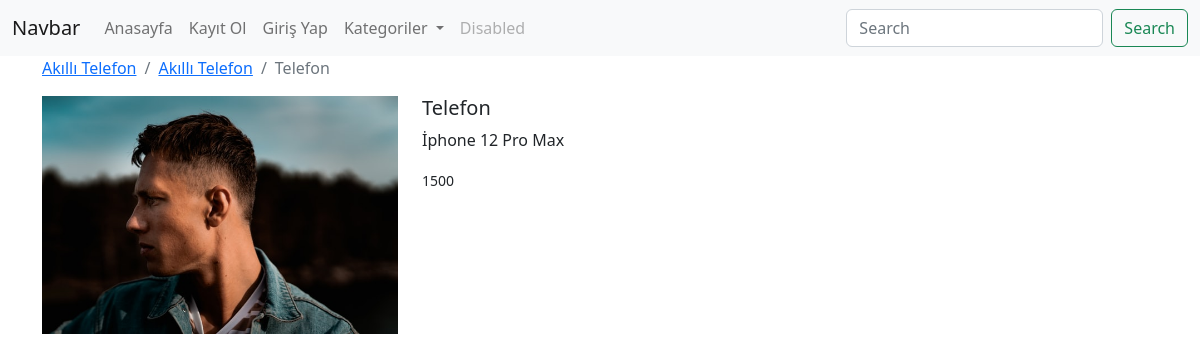
Screenshot of /urun/1 with the database file from the repository.
### urunler/models.py (models this page shows, shortened)
class Urun(models.Model):
    kategori = models.ForeignKey(Kategori, on_delete=models.CASCADE, null=True) # CASCADE = kategori silindiğinde ona bağlı olan ürünleri de siler. SET_NULL = .. boşa çıkarır
    sub_category = models.ManyToManyField(AltKategori)
    tek = models.OneToOneField(TekKategori, on_delete=models.CASCADE, null=True, blank=True)
    isim = models.CharField(max_length=50)
    aciklama = RichTextField(max_length=500, null=True)
    fiyat = models.IntegerField()
    resim = models.FileField(upload_to = 'urunler/', null=True, blank=True)

class Kategori(models.Model):
    isim = models.CharField(max_length=100)
    def __str__(self):
        return self.isim

class TekKategori(models.Model):
    isim = models.CharField(max_length=100)
    def __str__(self):
        return self.isim

### urunler/views.py (the view)
# urls.py: path('urun/<int:urunId>', detail, name="urun"),
def detail(request, urunId):
    urun = Urun.objects.get(id = urunId)
    context = {
        'urun':urun
    }
    return render(request, 'urun.html', context)

### urunler/templates/urun.html
{% extends "index.html" %}
{% load static %}
{% block content %}
      <div class="container">
        <nav aria-label="breadcrumb">
            <ol class="breadcrumb">
              <li class="breadcrumb-item"><a href="{% url 'index' %}?search={{urun.kategori}}">{{urun.kategori}}</a></li>
              <li class="breadcrumb-item"><a href="#">{{urun.tek}}</a></li>
              <li class="breadcrumb-item active" aria-current="page">{{urun.isim}}</li>
            </ol>
          </nav>
        <div class="row">
                <div class="col-4">
                    {% if urun.resim %}
                          <img src="{{urun.resim.url}}" class="card-img-top" alt="...">
                      {% else %}
                          <img src="{% static 'resim.jpg' %}" class="card-img-top" alt="...">
                      {% endif %}
                </div>
                <div class="col-8">
                    <h5>{{urun.isim}}</h5>
                    <p>{{urun.aciklama}}</p>
                    <small>{{urun.fiyat}}</small>
                </div>
        </div>
      </div>
{% endblock content %}

### rows the page displays
Urun: kategori "Akıllı Telefon", tek "Akıllı Telefon", isim "Telefon", resim (picture), aciklama "İphone 12 Pro Max", fiyat "1500"
